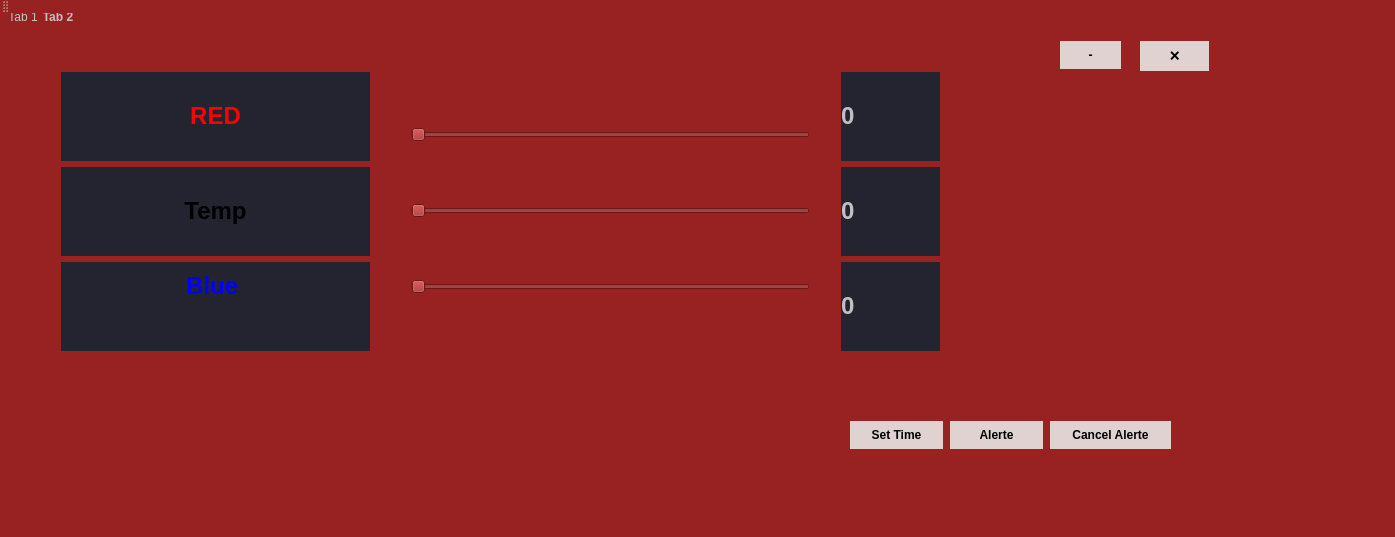
<?xml version="1.0" encoding="UTF-8"?>
<ui version="4.0">
 <class>MainWindow</class>
 <widget class="QMainWindow" name="MainWindow">
  <property name="geometry">
   <rect>
    <x>0</x>
    <y>0</y>
    <width>1395</width>
    <height>537</height>
   </rect>
  </property>
  <property name="windowTitle">
   <string>Gestion des equipements</string>
  </property>
  <property name="styleSheet">
   <string notr="true">/*Copyright (c) DevSec Studio. All rights reserved.

MIT License

Permission is hereby granted, free of charge, to any person obtaining a copy
of this software and associated documentation files (the &quot;Software&quot;), to deal
in the Software without restriction, including without limitation the rights
to use, copy, modify, merge, publish, distribute, sublicense, and/or sell
copies of the Software, and to permit persons to whom the Software is
furnished to do so, subject to the following conditions:

The above copyright notice and this permission notice shall be included in all
copies or substantial portions of the Software.

THE SOFTWARE IS PROVIDED *AS IS*, WITHOUT WARRANTY OF ANY KIND, EXPRESS OR
IMPLIED, INCLUDING BUT NOT LIMITED TO THE WARRANTIES OF MERCHANTABILITY,
FITNESS FOR A PARTICULAR PURPOSE AND NONINFRINGEMENT. IN NO EVENT SHALL THE
AUTHORS OR COPYRIGHT HOLDERS BE LIABLE FOR ANY CLAIM, DAMAGES OR OTHER
LIABILITY, WHETHER IN AN ACTION OF CONTRACT, TORT OR OTHERWISE, ARISING FROM,
OUT OF OR IN CONNECTION WITH THE SOFTWARE OR THE USE OR OTHER DEALINGS IN THE SOFTWARE.
*/

/*-----QWidget-----*/
QWidget
{
	background-color: #982121;
	color: #000000;
	border-color: #000000;

}


/*-----QLabel-----*/
QLabel
{
	background-color: #232430;
	color: #c1c1c1;
	border-color: #000000;

}


/*-----QPushButton-----*/
QPushButton
{
	background-color: #E1D2D2;
	color: #000000;
	font-weight: bold;
	border-style: solid;
	border-color: #000000;
	padding: 6px;

}


QPushButton::hover
{
	background-color: #ffaf5d;

}


QPushButton::pressed
{
	background-color: #dd872f;

}


/*-----QToolButton-----*/
QToolButton
{
	background-color: #ff9c2b;
	color: #000000;
	font-weight: bold;
	border-style: solid;
	border-color: #000000;
	padding: 6px;

}


QToolButton::hover
{
	background-color: #ffaf5d;

}


QToolButton::pressed
{
	background-color: #CD0808;

}


/*-----QLineEdit-----*/
QLineEdit
{
	background-color: #38394e;
	color: #c1c1c1;
	border-style: solid;
	border-width: 1px;
	border-color: #4a4c68;

}


/*-----QTableView-----*/
QTableView, 
QHeaderView, 
QTableView::item 
{
	background-color: #232430;
	color: #c1c1c1;
	border: none;

}


QTableView::item:selected 
{ 
    background-color: #41424e;
    color: #c1c1c1;

}


QHeaderView::section:horizontal 
{
    background-color: #232430;
	border: 1px solid #37384d;
	padding: 5px;

}


QTableView::indicator{
	background-color: #1d1d28;
	border: 1px solid #37384d;

}


QTableView::indicator:checked{
	image:url(&quot;./ressources/check.png&quot;); /*To replace*/
	background-color: #1d1d28;

}

/*-----QTabWidget-----*/
QTabWidget::pane 
{ 
    border: none;

}


QTabWidget::tab-bar 
{
    left: 5px; 

}


QTabBar::tab 
{
    color: #c1c1c1;
    min-width: 1px;
	padding-left: 25px;
	margin-left:-22px;
    height: 28px;
	border: none;

}


QTabBar::tab:selected 
{
    color: #c1c1c1;
	font-weight: bold;
    height: 28px;

}


QTabBar::tab:!first 
{
    margin-left: -20px;

}


QTabBar::tab:hover 
{
    color: #DDD;

}


/*-----QScrollBar-----*/
QScrollBar:horizontal 
{
    background-color: transparent;
    height: 8px;
    margin: 0px;
    padding: 0px;

}


QScrollBar::handle:horizontal 
{
    border: none;
	min-width: 100px;
    background-color: #56576c;

}


QScrollBar::add-line:horizontal, 
QScrollBar::sub-line:horizontal,
QScrollBar::add-page:horizontal, 
QScrollBar::sub-page:horizontal 
{
    width: 0px;
    background-color: transparent;

}


QScrollBar:vertical 
{
    background-color: transparent;
    width: 8px;
    margin: 0;

}


QScrollBar::handle:vertical 
{
    border: none;
	min-height: 100px;
    background-color: #56576c;

}


QScrollBar::add-line:vertical, 
QScrollBar::sub-line:vertical,
QScrollBar::add-page:vertical, 
QScrollBar::sub-page:vertical 
{
    height: 0px;
    background-color: transparent;

}
</string>
  </property>
  <widget class="QWidget" name="centralWidget">
   <property name="styleSheet">
    <string notr="true"/>
   </property>
   <widget class="QTabWidget" name="tabWidget">
    <property name="geometry">
     <rect>
      <x>0</x>
      <y>-10</y>
      <width>1431</width>
      <height>501</height>
     </rect>
    </property>
    <property name="currentIndex">
     <number>1</number>
    </property>
    <widget class="QWidget" name="tab">
     <attribute name="title">
      <string>Tab 1</string>
     </attribute>
     <widget class="QCustomPlot" name="customPlot" native="true">
      <property name="geometry">
       <rect>
        <x>920</x>
        <y>40</y>
        <width>361</width>
        <height>341</height>
       </rect>
      </property>
     </widget>
     <widget class="QLineEdit" name="img_f">
      <property name="geometry">
       <rect>
        <x>50</x>
        <y>250</y>
        <width>131</width>
        <height>111</height>
       </rect>
      </property>
      <property name="font">
       <font>
        <pointsize>9</pointsize>
        <weight>50</weight>
        <bold>false</bold>
       </font>
      </property>
      <property name="styleSheet">
       <string notr="true">#img_f{
background-color: #F9FDFF;
border:1px solid rgba(222, 226, 230, 0.8);
padding-left:5px;
border-radius:10px;
color:#585856;
}
#img_f:focus{
border:1px solid #6568f3;
outline:none;
}</string>
      </property>
      <property name="text">
       <string/>
      </property>
     </widget>
     <widget class="QLabel" name="label_9">
      <property name="geometry">
       <rect>
        <x>500</x>
        <y>390</y>
        <width>131</width>
        <height>21</height>
       </rect>
      </property>
      <property name="text">
       <string>MODELE</string>
      </property>
     </widget>
     <widget class="QPushButton" name="pushButton_4">
      <property name="geometry">
       <rect>
        <x>34</x>
        <y>234</y>
        <width>161</width>
        <height>141</height>
       </rect>
      </property>
      <property name="styleSheet">
       <string notr="true">
border:1px solid rgba(222, 226, 230, 0.8);
padding-left:5px;
border-radius:10px;</string>
      </property>
      <property name="text">
       <string/>
      </property>
      <property name="icon">
       <iconset>
        <normaloff>:/Machine_resources/img_m/upload.png</normaloff>:/Machine_resources/img_m/upload.png</iconset>
      </property>
      <property name="iconSize">
       <size>
        <width>70</width>
        <height>70</height>
       </size>
      </property>
     </widget>
     <widget class="QWidget" name="verticalLayoutWidget_3">
      <property name="geometry">
       <rect>
        <x>200</x>
        <y>30</y>
        <width>160</width>
        <height>191</height>
       </rect>
      </property>
      <layout class="QVBoxLayout" name="verticalLayout_5">
       <item>
        <widget class="QLineEdit" name="le_ref"/>
       </item>
       <item>
        <widget class="QLineEdit" name="le_modele"/>
       </item>
       <item>
        <widget class="QLineEdit" name="le_etat"/>
       </item>
       <item>
        <widget class="QDateEdit" name="dateEdit"/>
       </item>
       <item>
        <widget class="QLineEdit" name="le_prix"/>
       </item>
      </layout>
     </widget>
     <widget class="QPushButton" name="pushButton_7">
      <property name="geometry">
       <rect>
        <x>290</x>
        <y>350</y>
        <width>93</width>
        <height>29</height>
       </rect>
      </property>
      <property name="text">
       <string>affiche</string>
      </property>
     </widget>
     <widget class="QPushButton" name="pushButton">
      <property name="geometry">
       <rect>
        <x>290</x>
        <y>410</y>
        <width>93</width>
        <height>28</height>
       </rect>
      </property>
      <property name="text">
       <string>Cancel</string>
      </property>
     </widget>
     <widget class="QTableView" name="tab_etudiant">
      <property name="geometry">
       <rect>
        <x>390</x>
        <y>40</y>
        <width>501</width>
        <height>291</height>
       </rect>
      </property>
     </widget>
     <widget class="QWidget" name="verticalLayoutWidget_2">
      <property name="geometry">
       <rect>
        <x>30</x>
        <y>30</y>
        <width>161</width>
        <height>191</height>
       </rect>
      </property>
      <layout class="QVBoxLayout" name="verticalLayout_3">
       <item>
        <widget class="QLabel" name="label">
         <property name="text">
          <string>Ref</string>
         </property>
        </widget>
       </item>
       <item>
        <widget class="QLabel" name="label_2">
         <property name="text">
          <string>Modele</string>
         </property>
        </widget>
       </item>
       <item>
        <widget class="QLabel" name="label_5">
         <property name="text">
          <string>Etat</string>
         </property>
        </widget>
       </item>
       <item>
        <widget class="QLabel" name="label_6">
         <property name="text">
          <string>date_de_naissance</string>
         </property>
        </widget>
       </item>
       <item>
        <widget class="QLabel" name="label_8">
         <property name="text">
          <string>prix</string>
         </property>
        </widget>
       </item>
      </layout>
     </widget>
     <widget class="QPushButton" name="formulaire">
      <property name="geometry">
       <rect>
        <x>200</x>
        <y>350</y>
        <width>81</width>
        <height>29</height>
       </rect>
      </property>
      <property name="text">
       <string>fill form</string>
      </property>
     </widget>
     <widget class="QPushButton" name="add_imageBtn">
      <property name="geometry">
       <rect>
        <x>214</x>
        <y>294</y>
        <width>141</width>
        <height>31</height>
       </rect>
      </property>
      <property name="font">
       <font>
        <family>Montserrat</family>
        <weight>75</weight>
        <bold>true</bold>
       </font>
      </property>
      <property name="cursor">
       <cursorShape>PointingHandCursor</cursorShape>
      </property>
      <property name="styleSheet">
       <string notr="true"/>
      </property>
      <property name="text">
       <string>Ajouter image</string>
      </property>
     </widget>
     <widget class="QPushButton" name="pushButton_8">
      <property name="geometry">
       <rect>
        <x>200</x>
        <y>410</y>
        <width>81</width>
        <height>31</height>
       </rect>
      </property>
      <property name="text">
       <string>Alerte</string>
      </property>
     </widget>
     <widget class="QWidget" name="horizontalLayoutWidget_2">
      <property name="geometry">
       <rect>
        <x>920</x>
        <y>410</y>
        <width>371</width>
        <height>41</height>
       </rect>
      </property>
      <layout class="QHBoxLayout" name="horizontalLayout_2">
       <item>
        <widget class="QLabel" name="label_7">
         <property name="text">
          <string>Recherche</string>
         </property>
        </widget>
       </item>
       <item>
        <widget class="QLineEdit" name="recherche"/>
       </item>
       <item>
        <widget class="QPushButton" name="pb_recherche_2">
         <property name="text">
          <string> 🔎 </string>
         </property>
        </widget>
       </item>
      </layout>
     </widget>
     <widget class="QWidget" name="horizontalLayoutWidget_6">
      <property name="geometry">
       <rect>
        <x>1170</x>
        <y>0</y>
        <width>71</width>
        <height>32</height>
       </rect>
      </property>
      <layout class="QHBoxLayout" name="horizontalLayout_5">
       <item>
        <widget class="QPushButton" name="close">
         <property name="styleSheet">
          <string notr="true">font: 75 8pt &quot;MS Shell Dlg 2&quot;;</string>
         </property>
         <property name="text">
          <string>🗙</string>
         </property>
        </widget>
       </item>
      </layout>
     </widget>
     <widget class="QWidget" name="horizontalLayoutWidget_4">
      <property name="geometry">
       <rect>
        <x>13</x>
        <y>380</y>
        <width>181</width>
        <height>61</height>
       </rect>
      </property>
      <layout class="QHBoxLayout" name="horizontalLayout_4">
       <item>
        <widget class="QPushButton" name="pb_ajouter">
         <property name="text">
          <string>ajouter</string>
         </property>
        </widget>
       </item>
       <item>
        <widget class="QPushButton" name="pb_modifier">
         <property name="text">
          <string>modifier</string>
         </property>
        </widget>
       </item>
      </layout>
     </widget>
     <widget class="QWidget" name="horizontalLayoutWidget">
      <property name="geometry">
       <rect>
        <x>670</x>
        <y>411</y>
        <width>221</width>
        <height>41</height>
       </rect>
      </property>
      <layout class="QHBoxLayout" name="horizontalLayout">
       <item>
        <widget class="QLabel" name="label_3">
         <property name="text">
          <string>le modele</string>
         </property>
        </widget>
       </item>
       <item>
        <widget class="QLineEdit" name="rech_modele"/>
       </item>
       <item>
        <widget class="QPushButton" name="pb_recherche">
         <property name="text">
          <string> 🔎 </string>
         </property>
        </widget>
       </item>
      </layout>
     </widget>
     <widget class="QLabel" name="label_10">
      <property name="geometry">
       <rect>
        <x>400</x>
        <y>0</y>
        <width>131</width>
        <height>21</height>
       </rect>
      </property>
      <property name="text">
       <string>tri par ref</string>
      </property>
     </widget>
     <widget class="QWidget" name="horizontalLayoutWidget_5">
      <property name="geometry">
       <rect>
        <x>384</x>
        <y>344</y>
        <width>511</width>
        <height>41</height>
       </rect>
      </property>
      <layout class="QHBoxLayout" name="horizontalLayout_6">
       <item>
        <widget class="QPushButton" name="pushButton_3">
         <property name="text">
          <string>EXCEL</string>
         </property>
        </widget>
       </item>
       <item>
        <widget class="QPushButton" name="pb_pdf">
         <property name="text">
          <string>PDF</string>
         </property>
        </widget>
       </item>
       <item>
        <widget class="QPushButton" name="pushButton_2">
         <property name="text">
          <string>▲</string>
         </property>
        </widget>
       </item>
       <item>
        <widget class="QPushButton" name="pb_tri">
         <property name="text">
          <string>▼</string>
         </property>
        </widget>
       </item>
       <item>
        <widget class="QPushButton" name="stat">
         <property name="text">
          <string>$</string>
         </property>
        </widget>
       </item>
      </layout>
     </widget>
     <widget class="QPushButton" name="pb_tri_2">
      <property name="geometry">
       <rect>
        <x>730</x>
        <y>380</y>
        <width>80</width>
        <height>28</height>
       </rect>
      </property>
      <property name="text">
       <string>▼</string>
      </property>
     </widget>
     <widget class="QPushButton" name="pushButton_6">
      <property name="geometry">
       <rect>
        <x>540</x>
        <y>0</y>
        <width>80</width>
        <height>28</height>
       </rect>
      </property>
      <property name="text">
       <string>▲</string>
      </property>
     </widget>
     <widget class="QLabel" name="lblBkImge">
      <property name="geometry">
       <rect>
        <x>36</x>
        <y>233</y>
        <width>151</width>
        <height>141</height>
       </rect>
      </property>
      <property name="styleSheet">
       <string notr="true">background-color:transparent;
</string>
      </property>
      <property name="text">
       <string/>
      </property>
     </widget>
     <widget class="QPushButton" name="pushButton_5">
      <property name="geometry">
       <rect>
        <x>640</x>
        <y>380</y>
        <width>80</width>
        <height>28</height>
       </rect>
      </property>
      <property name="text">
       <string>▲</string>
      </property>
     </widget>
     <widget class="QWidget" name="horizontalLayoutWidget_3">
      <property name="geometry">
       <rect>
        <x>390</x>
        <y>411</y>
        <width>261</width>
        <height>41</height>
       </rect>
      </property>
      <layout class="QHBoxLayout" name="horizontalLayout_3">
       <item>
        <widget class="QLabel" name="label_4">
         <property name="text">
          <string>Ref</string>
         </property>
        </widget>
       </item>
       <item>
        <widget class="QLineEdit" name="le_idsupp"/>
       </item>
       <item>
        <widget class="QPushButton" name="pb_supp">
         <property name="text">
          <string>supprimer</string>
         </property>
        </widget>
       </item>
      </layout>
     </widget>
     <widget class="QPushButton" name="min">
      <property name="geometry">
       <rect>
        <x>1102</x>
        <y>0</y>
        <width>61</width>
        <height>28</height>
       </rect>
      </property>
      <property name="styleSheet">
       <string notr="true">font: 75 8pt &quot;MS Shell Dlg 2&quot;;</string>
      </property>
      <property name="text">
       <string>-</string>
      </property>
     </widget>
    </widget>
    <widget class="QWidget" name="tab_2">
     <attribute name="title">
      <string>Tab 2</string>
     </attribute>
     <widget class="QWidget" name="layoutWidget_10">
      <property name="geometry">
       <rect>
        <x>50</x>
        <y>30</y>
        <width>331</width>
        <height>301</height>
       </rect>
      </property>
      <layout class="QVBoxLayout" name="verticalLayout_18">
       <item>
        <widget class="QLabel" name="red_label_4">
         <property name="text">
          <string>&lt;html&gt;&lt;head/&gt;&lt;body&gt;&lt;p align=&quot;center&quot;&gt;&lt;span style=&quot; font-size:18pt; font-weight:600; color:#ff0000;&quot;&gt;RED&lt;/span&gt;&lt;/p&gt;&lt;/body&gt;&lt;/html&gt;</string>
         </property>
         <property name="alignment">
          <set>Qt::AlignRight|Qt::AlignTrailing|Qt::AlignVCenter</set>
         </property>
        </widget>
       </item>
       <item>
        <widget class="QLabel" name="green_label_4">
         <property name="text">
          <string>&lt;html&gt;&lt;head/&gt;&lt;body&gt;&lt;p align=&quot;center&quot;&gt;&lt;span style=&quot; font-size:18pt; font-weight:600; color:#000000;&quot;&gt;Temp&lt;/span&gt;&lt;/p&gt;&lt;/body&gt;&lt;/html&gt;</string>
         </property>
         <property name="alignment">
          <set>Qt::AlignRight|Qt::AlignTrailing|Qt::AlignVCenter</set>
         </property>
        </widget>
       </item>
       <item>
        <widget class="QLabel" name="blue_label_4">
         <property name="text">
          <string>&lt;html&gt;&lt;head/&gt;&lt;body&gt;&lt;p align=&quot;center&quot;&gt;&lt;span style=&quot; font-size:18pt; font-weight:600; color:#0000ff;&quot;&gt;Blue &lt;/span&gt;&lt;/p&gt;&lt;p align=&quot;center&quot;&gt;&lt;br/&gt;&lt;/p&gt;&lt;/body&gt;&lt;/html&gt;</string>
         </property>
         <property name="alignment">
          <set>Qt::AlignRight|Qt::AlignTrailing|Qt::AlignVCenter</set>
         </property>
        </widget>
       </item>
      </layout>
     </widget>
     <widget class="QWidget" name="layoutWidget_11">
      <property name="geometry">
       <rect>
        <x>400</x>
        <y>30</y>
        <width>421</width>
        <height>301</height>
       </rect>
      </property>
      <layout class="QVBoxLayout" name="verticalLayout_19">
       <item>
        <widget class="QSlider" name="red_slider_4">
         <property name="maximum">
          <number>255</number>
         </property>
         <property name="orientation">
          <enum>Qt::Horizontal</enum>
         </property>
        </widget>
       </item>
       <item>
        <widget class="QSlider" name="green_slider_4">
         <property name="maximum">
          <number>9</number>
         </property>
         <property name="orientation">
          <enum>Qt::Horizontal</enum>
         </property>
        </widget>
       </item>
       <item>
        <widget class="QSlider" name="blue_slider_4">
         <property name="maximum">
          <number>255</number>
         </property>
         <property name="orientation">
          <enum>Qt::Horizontal</enum>
         </property>
        </widget>
       </item>
      </layout>
     </widget>
     <widget class="QWidget" name="layoutWidget_12">
      <property name="geometry">
       <rect>
        <x>830</x>
        <y>30</y>
        <width>121</width>
        <height>301</height>
       </rect>
      </property>
      <layout class="QVBoxLayout" name="verticalLayout_20">
       <item>
        <widget class="QLabel" name="red_value_label_4">
         <property name="text">
          <string>&lt;html&gt;&lt;head/&gt;&lt;body&gt;&lt;p&gt;&lt;span style=&quot; font-size:18pt; font-weight:600;&quot;&gt;0&lt;/span&gt;&lt;/p&gt;&lt;/body&gt;&lt;/html&gt;</string>
         </property>
        </widget>
       </item>
       <item>
        <widget class="QLabel" name="green_value_label_4">
         <property name="text">
          <string>&lt;html&gt;&lt;head/&gt;&lt;body&gt;&lt;p&gt;&lt;span style=&quot; font-size:18pt; font-weight:600;&quot;&gt;0&lt;/span&gt;&lt;/p&gt;&lt;/body&gt;&lt;/html&gt;</string>
         </property>
        </widget>
       </item>
       <item>
        <widget class="QLabel" name="blue_value_label_4">
         <property name="text">
          <string>&lt;html&gt;&lt;head/&gt;&lt;body&gt;&lt;p&gt;&lt;span style=&quot; font-size:18pt; font-weight:600;&quot;&gt;0&lt;/span&gt;&lt;/p&gt;&lt;/body&gt;&lt;/html&gt;</string>
         </property>
        </widget>
       </item>
      </layout>
     </widget>
     <widget class="QPushButton" name="pushButton_36">
      <property name="geometry">
       <rect>
        <x>850</x>
        <y>390</y>
        <width>93</width>
        <height>28</height>
       </rect>
      </property>
      <property name="text">
       <string>Set Time</string>
      </property>
     </widget>
     <widget class="QPushButton" name="pushButton_37">
      <property name="geometry">
       <rect>
        <x>950</x>
        <y>390</y>
        <width>93</width>
        <height>28</height>
       </rect>
      </property>
      <property name="text">
       <string>Alerte</string>
      </property>
     </widget>
     <widget class="QPushButton" name="pushButton_38">
      <property name="geometry">
       <rect>
        <x>1050</x>
        <y>390</y>
        <width>121</width>
        <height>28</height>
       </rect>
      </property>
      <property name="text">
       <string>Cancel Alerte</string>
      </property>
     </widget>
     <widget class="QPushButton" name="close_5">
      <property name="geometry">
       <rect>
        <x>1140</x>
        <y>10</y>
        <width>69</width>
        <height>30</height>
       </rect>
      </property>
      <property name="styleSheet">
       <string notr="true">font: 75 8pt &quot;MS Shell Dlg 2&quot;;</string>
      </property>
      <property name="text">
       <string>🗙</string>
      </property>
     </widget>
     <widget class="QPushButton" name="min_5">
      <property name="geometry">
       <rect>
        <x>1060</x>
        <y>10</y>
        <width>61</width>
        <height>28</height>
       </rect>
      </property>
      <property name="styleSheet">
       <string notr="true">font: 75 8pt &quot;MS Shell Dlg 2&quot;;</string>
      </property>
      <property name="text">
       <string>-</string>
      </property>
     </widget>
    </widget>
   </widget>
  </widget>
  <widget class="QMenuBar" name="menuBar">
   <property name="geometry">
    <rect>
     <x>0</x>
     <y>0</y>
     <width>1395</width>
     <height>26</height>
    </rect>
   </property>
  </widget>
  <widget class="QToolBar" name="mainToolBar">
   <attribute name="toolBarArea">
    <enum>TopToolBarArea</enum>
   </attribute>
   <attribute name="toolBarBreak">
    <bool>false</bool>
   </attribute>
  </widget>
  <widget class="QStatusBar" name="statusBar"/>
 </widget>
 <layoutdefault spacing="6" margin="11"/>
 <customwidgets>
  <customwidget>
   <class>QCustomPlot</class>
   <extends>QWidget</extends>
   <header>qcustomplot.h</header>
   <container>1</container>
  </customwidget>
 </customwidgets>
 <resources/>
 <connections/>
</ui>
